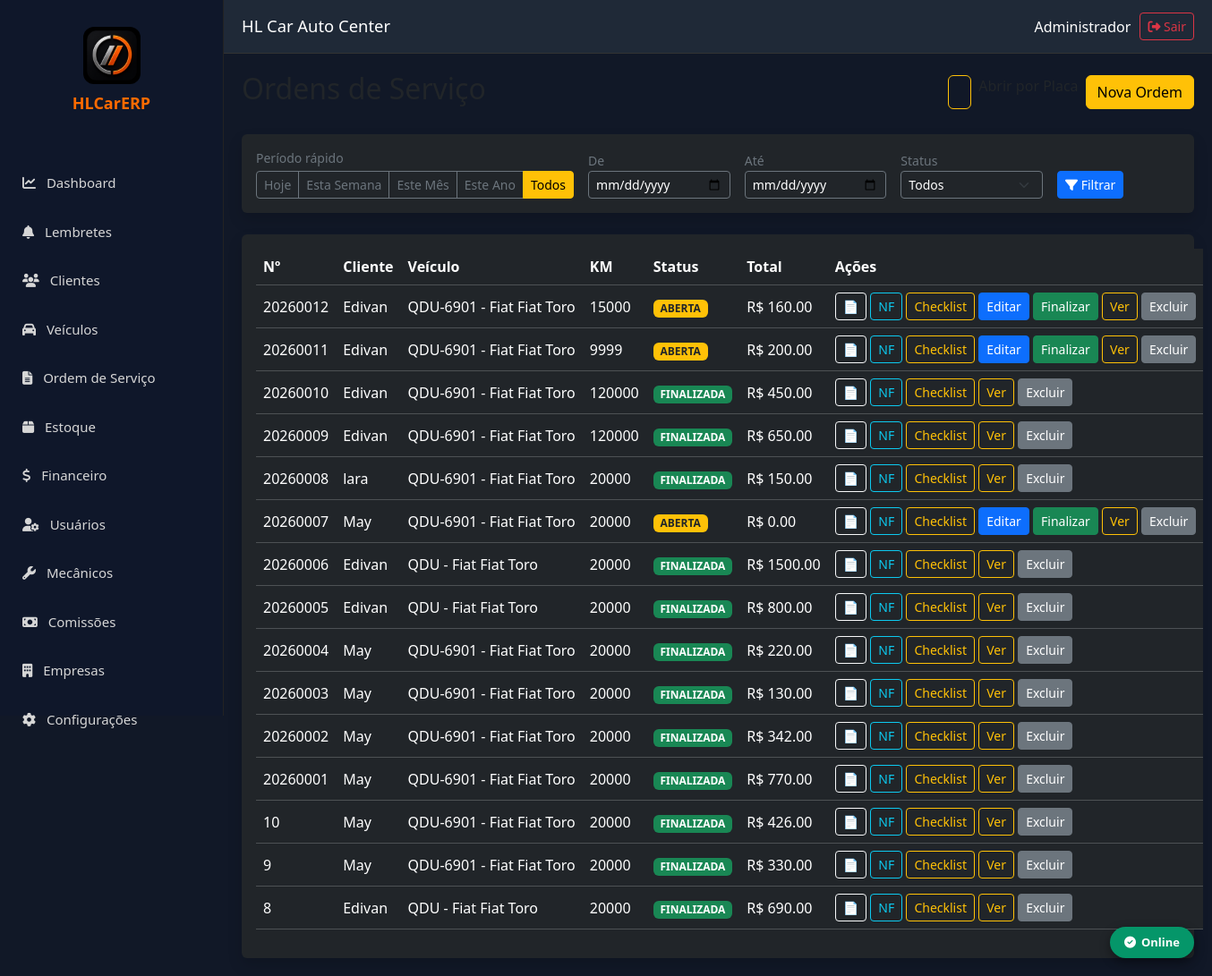
/ordens (signed in), run on the app's committed database.
### models.py (models this page shows)
class OrdemServico(db.Model):
    __tablename__ = "ordens_servico"
    id = db.Column(db.Integer, primary_key=True)
    empresa_id = db.Column(db.Integer, db.ForeignKey("empresas.id"), nullable=False, index=True)
    numero = db.Column(db.Integer, nullable=False)
    cliente_id = db.Column(db.Integer, db.ForeignKey("clientes.id"), nullable=False)
    veiculo_id = db.Column(db.Integer, db.ForeignKey("veiculos.id"))
    status = db.Column(db.String(20), default="ABERTA")
    prioridade = db.Column(db.String(20), default="NORMAL")
    data_abertura = db.Column(db.DateTime, default=datetime.utcnow)
    data_inicio = db.Column(db.DateTime)
    data_finalizacao = db.Column(db.DateTime)
    km = db.Column(db.Integer)
    consultor = db.Column(db.String(120))
    mecanico = db.Column(db.String(120))
    mecanico_id = db.Column(db.Integer, db.ForeignKey("mecanicos.id"))
    mecanico = db.relationship("Mecanico")
    os_origem_id = db.Column(db.Integer, db.ForeignKey("ordens_servico.id"))
    is_retrabalho = db.Column(db.Boolean, default=False)
    defeito_relatado = db.Column(db.Text)
    diagnostico = db.Column(db.Text)
    servico_executado = db.Column(db.Text)
    observacoes = db.Column(db.Text)
    valor_servicos = db.Column(Numeric(18, 2), default=0)
    valor_produtos = db.Column(Numeric(18, 2), default=0)
    desconto = db.Column(Numeric(18, 2), default=0)
    acrescimo = db.Column(Numeric(18, 2), default=0)
    valor_total = db.Column(Numeric(18, 2), default=0)
    criado_em = db.Column(db.DateTime, default=datetime.utcnow)
    alterado_em = db.Column(db.DateTime, default=datetime.utcnow, onupdate=datetime.utcnow)
    empresa = db.relationship("Empresa")
    cliente = db.relationship("Cliente")
    veiculo = db.relationship("Veiculo")
    mecanico_ref = db.relationship("Mecanico", foreign_keys=[mecanico_id])
    os_origem = db.relationship("OrdemServico", remote_side=[id], foreign_keys=[os_origem_id])
    itens = db.relationship("ItemOrdemServico", back_populates="ordem_servico", cascade="all, delete-orphan")
    __table_args__ = (
        UniqueConstraint("empresa_id", "numero", name="uk_os_empresa"),
    )

class Cliente(db.Model):
    __tablename__ = "clientes"
    id = db.Column(db.Integer, primary_key=True)
    empresa_id = db.Column(db.Integer, db.ForeignKey("empresas.id"), nullable=False, index=True)
    nome = db.Column(db.String(200), nullable=False)
    tipo = db.Column(db.String(20), default="FISICA")
    cpf_cnpj = db.Column(db.String(20))
    rg_ie = db.Column(db.String(30))
    telefone = db.Column(db.String(30))
    whatsapp = db.Column(db.String(30))
    email = db.Column(db.String(150))
    cep = db.Column(db.String(15))
    endereco = db.Column(db.String(200))
    numero = db.Column(db.String(20))
    complemento = db.Column(db.String(100))
    bairro = db.Column(db.String(100))
    cidade = db.Column(db.String(100))
    estado = db.Column(db.String(2))
    observacoes = db.Column(db.Text)
    data_nascimento = db.Column(db.Date, nullable=True)
    ativo = db.Column(db.Boolean, default=True, nullable=False)
    criado_em = db.Column(db.DateTime, default=datetime.utcnow, nullable=False)
    alterado_em = db.Column(db.DateTime, default=datetime.utcnow, onupdate=datetime.utcnow)
    empresa = db.relationship("Empresa")
    __table_args__ = (
        Index("idx_cliente_nome", "empresa_id", "nome"),
        Index("idx_cliente_cpf", "empresa_id", "cpf_cnpj"),
    )

class Veiculo(db.Model):
    __tablename__ = "veiculos"
    id = db.Column(db.Integer, primary_key=True)
    empresa_id = db.Column(db.Integer, db.ForeignKey("empresas.id"), nullable=False, index=True)
    cliente_id = db.Column(db.Integer, db.ForeignKey("clientes.id"), nullable=False, index=True)
    placa = db.Column(db.String(10), nullable=False)
    marca = db.Column(db.String(80))
    modelo = db.Column(db.String(120))
    versao = db.Column(db.String(120))
    ano_fabricacao = db.Column(db.Integer)
    ano_modelo = db.Column(db.Integer)
    cor = db.Column(db.String(40))
    combustivel = db.Column(db.String(30))
    cambio = db.Column(db.String(30))
    motor = db.Column(db.String(80))
    intervalo_revisao_km = db.Column(db.Integer, default=10000)
    intervalo_revisao_meses = db.Column(db.Integer, default=6)
    chassi = db.Column(db.String(40))
    renavam = db.Column(db.String(20))
    km_atual = db.Column(db.Integer, default=0)
    km = db.Column(db.Integer)
    proxima_revisao_data = db.Column(db.Date, nullable=True)
    proxima_revisao_km = db.Column(db.Integer, nullable=True)
    observacoes = db.Column(db.Text)
    ativo = db.Column(db.Boolean, default=True, nullable=False)
    criado_em = db.Column(db.DateTime, default=datetime.utcnow, nullable=False)
    alterado_em = db.Column(db.DateTime, default=datetime.utcnow, onupdate=datetime.utcnow)
    empresa = db.relationship("Empresa")
    cliente = db.relationship("Cliente", backref="veiculos")
    __table_args__ = (
        UniqueConstraint("empresa_id", "placa", name="uk_placa_empresa"),
        Index("idx_veiculo_modelo", "empresa_id", "modelo"),
    )

### app.py (the view, shortened to what this page needs)
@app.route("/ordens")
@login_required
def ordens():
    eid = empresa_atual()
    if not eid:
        return redirect("/login")
    periodo = request.args.get("periodo")
    data_inicio = request.args.get("data_inicio")
    data_fim = request.args.get("data_fim")
    status = request.args.get("status")
    query = OrdemServico.query.filter_by(empresa_id=eid)
    hoje = date.today()
    if periodo == "hoje":
        query = query.filter(func.date(OrdemServico.data_abertura) == hoje)
    elif periodo == "semana":
        inicio_semana = hoje - timedelta(days=hoje.weekday())
        query = query.filter(func.date(OrdemServico.data_abertura) >= inicio_semana)
    elif periodo == "mes":
        inicio_mes = hoje.replace(day=1)
        query = query.filter(func.date(OrdemServico.data_abertura) >= inicio_mes)
    elif periodo == "ano":
        inicio_ano = hoje.replace(month=1, day=1)
        query = query.filter(func.date(OrdemServico.data_abertura) >= inicio_ano)
    if status:
        query = query.filter(OrdemServico.status == status)
    lista_ordens = query.order_by(OrdemServico.id.desc()).all()
    return render_template(
        "ordens.html",
        ordens=lista_ordens,
        periodo=periodo,
        data_inicio=data_inicio,
        data_fim=data_fim,
        status=status
    )

### app.py (called while the page is built)
def empresa_atual():
    eid = session.get("empresa_id")
    if not eid:
        session.clear()
        return None
    return eid

### templates/ordens.html (shortened to what this page needs)
{% extends "base.html" %}
{% block conteudo %}
<div class="d-flex justify-content-between align-items-center mb-4">
    <h2>Ordens de Serviço</h2>
    <div class="d-flex gap-2">
        <a href="/abrir-os-placa" class="btn btn-outline-warning"></a>
        <a href="/ordens/nova" class="btn btn-warning">
            Nova Ordem
        </a>
    </div>
</div>
<div class="card bg-dark shadow border-0 mb-4">
    <div class="card-body py-3">
        <form method="GET" class="row g-3 align-items-end">
            <div class="col-auto">
                <label class="text-secondary small d-block mb-1">Período rápido</label>
                <div class="btn-group" role="group">
                    <a href="{{ url_for('ordens', periodo='hoje') }}"
                       class="btn btn-sm {{ 'btn-warning' if periodo == 'hoje' else 'btn-outline-secondary' }}">
                        Hoje
                    </a>
                    <a href="{{ url_for('ordens', periodo='semana') }}"
                       class="btn btn-sm {{ 'btn-warning' if periodo == 'semana' else 'btn-outline-secondary' }}">
                        Esta Semana
                    </a>
                    <a href="{{ url_for('ordens', periodo='mes') }}"
                       class="btn btn-sm {{ 'btn-warning' if periodo == 'mes' else 'btn-outline-secondary' }}">
                        Este Mês
                    </a>
                    <a href="{{ url_for('ordens', periodo='ano') }}"
                       class="btn btn-sm {{ 'btn-warning' if periodo == 'ano' else 'btn-outline-secondary' }}">
                        Este Ano
                    </a>
                    <a href="{{ url_for('ordens') }}"
                       class="btn btn-sm {{ 'btn-warning' if not periodo and not data_inicio else 'btn-outline-secondary' }}">
                        Todos
                    </a>
                </div>
            </div>
            <div class="col-md-2">
                <label class="text-secondary small">De</label>
                <input type="date" name="data_inicio" value="{{ data_inicio or '' }}"
                       class="form-control form-control-sm bg-dark text-white border-secondary">
            </div>
            <div class="col-md-2">
                <label class="text-secondary small">Até</label>
                <input type="date" name="data_fim" value="{{ data_fim or '' }}"
                       class="form-control form-control-sm bg-dark text-white border-secondary">
            </div>
            <div class="col-md-2">
                <label class="text-secondary small">Status</label>
                <select name="status" class="form-select form-select-sm bg-dark text-white border-secondary" onchange="this.form.submit()">
                    <option value="">Todos</option>
                </select>
            </div>
            <div class="col-auto">
                <button type="submit" class="btn btn-sm btn-primary">
                    <i class="fa fa-filter"></i> Filtrar
                </button>
            </div>
        </form>
    </div>
</div>
<div class="card bg-dark shadow border-0">
    <div class="card-body">
        <table class="table table-dark table-hover align-middle">
            <thead>
                <tr>
                    <th>Nº</th>
                    <th>Cliente</th>
                    <th>Veículo</th>
                    <th>KM</th>
                    <th>Status</th>
                    <th>Total</th>
                    <th width="420">Ações</th>
                </tr>
            </thead>
            <tbody>
                {% for ordem in ordens %}
                <tr>
                    <td>{{ ordem.numero }}</td>
                    <td>{{ ordem.cliente.nome }}</td>
                    <td>
                        {{ ordem.veiculo.placa }}
                        -
                        {{ ordem.veiculo.marca }}
                        {{ ordem.veiculo.modelo }}
                    </td>
                    <td>{{ ordem.km }}</td>
                    <td>
                        {% if ordem.status == "FINALIZADA" %}
                            <span class="badge bg-success">FINALIZADA</span>
                        {% else %}
                            <span class="badge bg-warning text-dark">ABERTA</span>
                        {% endif %}
                    </td>
                    <td>R$ {{ "%.2f"|format(ordem.valor_total or 0) }}</td>
                    <td>
                        <a href="/ordens/pdf/{{ ordem.id }}" target="_blank" class="btn btn-outline-light btn-sm" title="Gerar PDF">
                            📄
                        </a>
                        <a href="/ordens/{{ ordem.id }}/nfse" class="btn btn-outline-info btn-sm" title="Emitir NFS-e">NF</a>
                        <a href="/ordens/{{ ordem.id }}/checklist" class="btn btn-outline-warning btn-sm" title="Checklist do Veículo">
                            Checklist
                        </a>
                        {% if ordem.status != "FINALIZADA" %}
                        <a href="/ordens/editar/{{ ordem.id }}" class="btn btn-primary btn-sm">
                            Editar
                        </a>
                        {% endif %}
                        {% if ordem.status != "FINALIZADA" %}
                        <a href="/ordens/finalizar/{{ ordem.id }}"
                           class="btn btn-success btn-sm"
                           onclick="return confirm('Deseja finalizar esta Ordem de Serviço?')">
                            Finalizar
                        </a>
                        {% endif %}
            <a href="/ordens/editar/{{ ordem.id }}" class="btn btn-sm btn-outline-warning">Ver</a>
                        <a href="/ordens/excluir/{{ ordem.id }}"
                           class="btn btn-secondary btn-sm"
                           onclick="return confirm('Deseja realmente excluir esta Ordem de Serviço?')">
                            Excluir
                        </a>
                    </td>
                </tr>
                {% else %}
                <tr>
                    <td colspan="7" class="text-center text-secondary py-4">
                        Nenhuma ordem encontrada neste período
                    </td>
                </tr>
                {% endfor %}
            </tbody>
        </table>
    </div>
</div>
{% endblock %}

### templates/base.html (style rules this page uses)
* { margin:0; padding:0; box-sizing:border-box; font-family:Segoe UI,Tahoma,Geneva,Verdana,sans-serif; }
body { background:#111827; overflow-x:hidden; }
.table-dark th, .table-dark td { white-space:nowrap; }

### data on the page
OrdemServico: numero "20260012", cliente.nome "Edivan", veiculo.placa "QDU-6901", veiculo.marca "Fiat", veiculo.modelo "Fiat Toro", km "15000", status "ABERTA", valor_total "160.00"
OrdemServico: numero "20260011", cliente.nome "Edivan", veiculo.placa "QDU-6901", veiculo.marca "Fiat", veiculo.modelo "Fiat Toro", km "9999", status "ABERTA", valor_total "200.00"
OrdemServico: numero "20260010", cliente.nome "Edivan", veiculo.placa "QDU-6901", veiculo.marca "Fiat", veiculo.modelo "Fiat Toro", km "120000", status "FINALIZADA", valor_total "450.00"
OrdemServico: numero "20260009", cliente.nome "Edivan", veiculo.placa "QDU-6901", veiculo.marca "Fiat", veiculo.modelo "Fiat Toro", km "120000", status "FINALIZADA", valor_total "650.00"
OrdemServico: numero "20260008", cliente.nome "lara", veiculo.placa "QDU-6901", veiculo.marca "Fiat", veiculo.modelo "Fiat Toro", km "20000", status "FINALIZADA", valor_total "150.00"
OrdemServico: numero "20260007", cliente.nome "May", veiculo.placa "QDU-6901", veiculo.marca "Fiat", veiculo.modelo "Fiat Toro", km "20000", status "ABERTA", valor_total "0.00"
OrdemServico: numero "20260006", cliente.nome "Edivan", veiculo.placa "QDU", veiculo.marca "Fiat", veiculo.modelo "Fiat Toro", km "20000", status "FINALIZADA", valor_total "1500.00"
OrdemServico: numero "20260005", cliente.nome "Edivan", veiculo.placa "QDU", veiculo.marca "Fiat", veiculo.modelo "Fiat Toro", km "20000", status "FINALIZADA", valor_total "800.00"
OrdemServico: numero "20260004", cliente.nome "May", veiculo.placa "QDU-6901", veiculo.marca "Fiat", veiculo.modelo "Fiat Toro", km "20000", status "FINALIZADA", valor_total "220.00"
OrdemServico: numero "20260003", cliente.nome "May", veiculo.placa "QDU-6901", veiculo.marca "Fiat", veiculo.modelo "Fiat Toro", km "20000", status "FINALIZADA", valor_total "130.00"
OrdemServico: numero "20260002", cliente.nome "May", veiculo.placa "QDU-6901", veiculo.marca "Fiat", veiculo.modelo "Fiat Toro", km "20000", status "FINALIZADA", valor_total "342.00"
OrdemServico: numero "20260001", cliente.nome "May", veiculo.placa "QDU-6901", veiculo.marca "Fiat", veiculo.modelo "Fiat Toro", km "20000", status "FINALIZADA", valor_total "770.00"
OrdemServico: numero "10", cliente.nome "May", veiculo.placa "QDU-6901", veiculo.marca "Fiat", veiculo.modelo "Fiat Toro", km "20000", status "FINALIZADA", valor_total "426.00"
OrdemServico: numero "9", cliente.nome "May", veiculo.placa "QDU-6901", veiculo.marca "Fiat", veiculo.modelo "Fiat Toro", km "20000", status "FINALIZADA", valor_total "330.00"
OrdemServico: numero "8", cliente.nome "Edivan", veiculo.placa "QDU", veiculo.marca "Fiat", veiculo.modelo "Fiat Toro", km "20000", status "FINALIZADA", valor_total "690.00"

### other printed values
{{ session.get('usuario_nome', 'Usuário') }} "Administrador"
